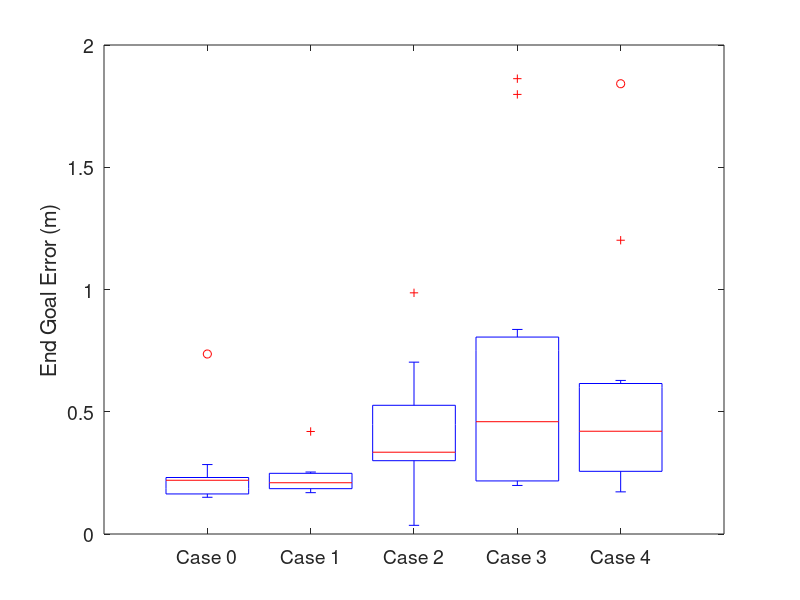
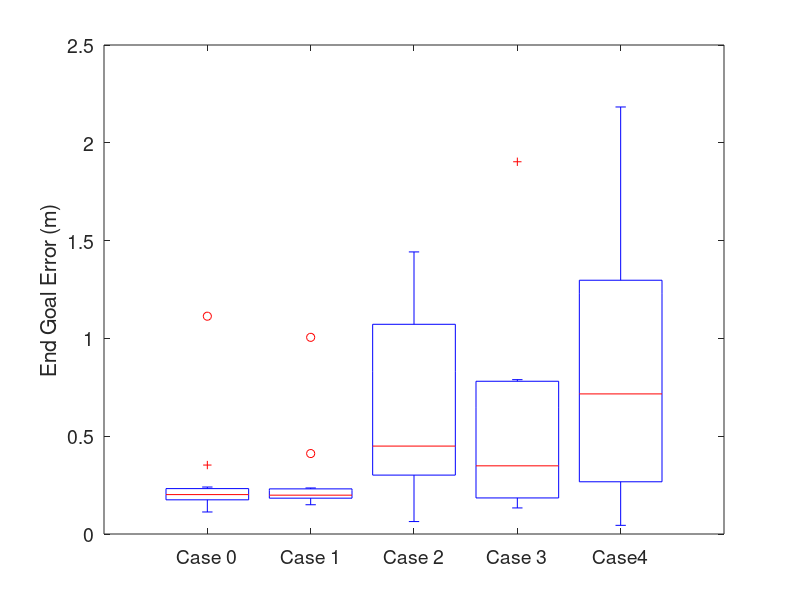
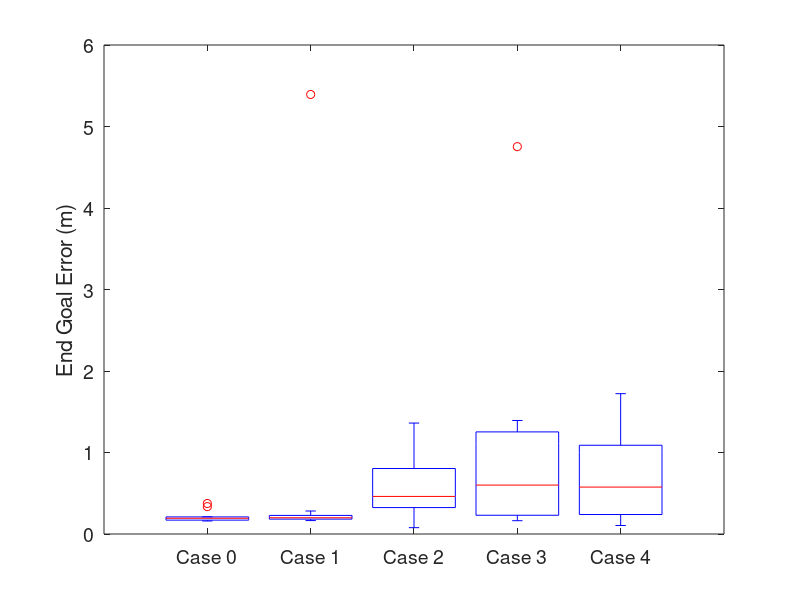

Here is the MATLAB script that generated these plots, in order:
%% Accuracy Data from Excel Sheet %%
accuracy_data = [5	5	4.34295	4.72595	0.711911585	4.24891	5.24183	0.789061428	4.01328	5.88129	1.322984664	4.83228	4.81634	0.248718705	4.78319	4.99995	0.216810006	4.87517	4.81907	0.219814	4.60736	4.37724	0.736203903	4.80462	4.9721	0.197361988	4.87891	4.82731	0.21091378	4.54404	5.53491	0.7028714	4.82839	4.70576	0.340628	4.8263	5.53645	0.563871	4.683211905	5.159873308	0.354844	4.780785	4.42708	0.613427	4.763607	4.964612	0.239027
-5	5	-5.17928	4.8924	0.209091077	-5.04097	4.84715	0.158245579	-5.786	0.31276	4.752685011	-4.87166	4.8656	0.185834646	-4.88221	4.85743	0.184934283	-0.78879	1.63095	5.393031	-4.90001	4.87634	0.159027657	-4.89403	4.85927	0.176166324	-4.85641	4.69646	0.33578955	-5.27736	4.87319	0.3049743	-5.28837	4.64295	0.458957	-5.13742	4.66555	0.361581	-5.257459019	4.910384825	0.27261	-5.13211	4.10373	0.905954	-4.60731	4.669403	0.513324
6	2	5.79945	1.92879	0.212817214	5.83783	1.8404	0.227533006	5.95985	2.1582	0.163215387	5.78592	1.87757	0.246615797	5.86964	1.87149	0.183053407	5.85527	2.07891	0.164844	5.79368	1.89564	0.23121192	5.88468	1.8694	0.174227043	5.86537	2.08607	0.15979137	5.47317	2.19403	0.5614245	5.94106	1.97612	0.063594	5.25357	3.10106	1.330222	5.864100941	1.893956709	0.172377	5.844291	2.02052	0.157055	5.887141	3.176248	1.18165
-6	2	-5.80049	1.18748	0.836655838	-5.55015	1.86551	0.469523783	-6.17184	2.01823	0.172804278	-5.84862	2.07526	0.169056121	-6.6392	2.77612	1.005454571	-5.81676	2.08641	0.202592	-5.86614	2.06817	0.150218669	-6.87416	2.68975	1.113512806	-5.84518	2.07042	0.17008295	-6.41185	1.91018	0.4215306	-6.16958	2.23273	0.287959	-6.44959	0.71517	1.36122	-5.932042267	1.375584049	0.628103	-5.5308	2.671343	0.819053	-5.81546	2.087675	0.204308
1	7	0.50494	6.95586	0.497023886	1.75747	6.78654	0.786972663	1.14417	6.67037	0.359778996	0.95752	6.82199	0.183008498	0.8406	6.85995	0.212184737	1.04689	6.83792	0.168726	0.95244	6.82816	0.178300138	0.84426	6.86264	0.2076601	1.0296	6.8315	0.17108013	0.75481	6.83049	0.2980802	1.1199	6.94693	0.13112	1.12248	6.86693	0.180856	0.978108739	6.768823898	0.23221	1.529403	6.909003	0.537166	1.081266	6.774696	0.239512
3	8	1.20818	8.50741	1.8622792	1.15194	8.45432	1.903084976	2.69225	8.38537	0.493173498	2.83076	7.61636	0.419311134	2.85696	7.61439	0.411285198	3.09968	7.7359	0.282285	2.87549	7.74473	0.284016748	2.82982	7.69132	0.352483439	3.11621	7.644	0.37448734	2.82141	7.02993	0.9863722	1.55789	8.00739	1.442129	2.93589	8.04396	0.077734	1.798587355	8.016463332	1.201525	0.825912	8.199051	2.183182	2.777101	7.401968	0.638221
-3	8	-3.22496	7.95289	0.229839844	-3.56325	7.4855	0.762863561	-2.30325	8.12222	0.707388359	-2.94296	7.75305	0.253451897	-2.85389	7.92086	0.166166398	-2.81137	7.98884	0.18896	-2.96798	7.77395	0.228306555	-2.88359	7.89671	0.155628121	-2.80339	7.94004	0.20554974	-3.03512	8.00506	0.0354826	-3.69091	7.27376	1.002388	-2.83648	7.73458	0.311748	-3.389728323	7.573220538	0.577952	-2.82311	7.996789	0.176918	-3.0683	8.078664	0.10418
-6	7	-6.10985	6.8346	0.198555238	-6.09169	6.83142	0.191901726	-5.84886	6.89026	0.186778391	-5.9146	6.8356	0.185257982	-5.93099	6.82974	0.183714038	-5.8143	6.86301	0.230761	-5.93445	6.85606	0.158162973	-5.92985	6.8068	0.205541389	-5.82766	6.91993	0.19003231	-6.32505	7.04691	0.3284175	-6.17049	7.40562	0.439994	-5.11946	6.92775	0.883499	-5.902119001	7.231110004	0.250983	-4.72323	7.639207	1.427837	-7.18988	5.75532	1.721927
-4	8	-4.35671	7.77536	0.421550891	-4.0584	8.17224	0.181871322	-3.05165	8.43246	1.04230004	-3.92636	7.78399	0.228217374	-3.87046	7.92521	0.149579931	-3.82585	8.04791	0.18062	-3.94857	7.79505	0.211304395	-3.88742	7.99757	0.112606222	-3.80568	8.02897	0.19646761	-3.87453	7.68325	0.3406953	-3.7498	6.81104	1.215	-3.75686	7.50992	0.547079	-3.82782329	7.545756676	0.48578	-5.24358	7.059536	1.559152	-2.8181	7.939721	1.183441
4	7	3.8932	5.205244	1.797930849	4.04018	7.12709	0.133290287	2.64042	6.69721	1.392888926	3.89456	6.84068	0.191050925	3.86424	6.80779	0.235319914	3.88218	6.84315	0.196172	3.86817	6.81059	0.230771092	3.86378	6.80219	0.240176361	3.91613	6.85638	0.16631561	3.96445	6.92546	0.0825834	3.50624	6.02216	1.095431	3.64575	7.12388	0.375286	2.212045448	7.441134505	1.84157	3.992861	7.04372	0.044299	4.765499	6.732801	0.810792]


%% Scenario 1 - Empty World %%
case0_sc1_accuracy = accuracy_data(:,23);
case1_sc1_accuracy = accuracy_data(:,14);
case2_sc1_accuracy = accuracy_data(:,32);
case3_sc1_accuracy = accuracy_data(:,5);
case4_sc1_accuracy = accuracy_data(:,41);
%Boxplot for this scenario
figure(1);
boxplot([case0_sc1_accuracy case1_sc1_accuracy case2_sc1_accuracy case3_sc1_accuracy, case4_sc1_accuracy]);
set(gca,'xtick',1:5, 'xticklabel',{'Case 0', 'Case 1', 'Case 2', 'Case 3', 'Case 4'})
ylabel('End Goal Error (m)');
%title('Accuracy in Empty World');
set (gca, 'FontSize',14);

%% Scenario 2 - Sparse Obstacles World %%
case0_sc2_accuracy = accuracy_data(:,26);
case1_sc2_accuracy = accuracy_data(:,17);
case2_sc2_accuracy = accuracy_data(:,35);
case3_sc2_accuracy = accuracy_data(:,8);
case4_sc2_accuracy = accuracy_data(:,44);
%Boxplot for this scenario
figure(2);
boxplot([case0_sc2_accuracy case1_sc2_accuracy case2_sc2_accuracy case3_sc2_accuracy, case4_sc2_accuracy]);
set(gca,'xtick',1:5, 'xticklabel',{'Case 0', 'Case 1', 'Case 2', 'Case 3', 'Case4'})
ylabel('End Goal Error (m)');
%title('Accuracy in Sparse Obstacles');
set (gca, 'FontSize',14);

%% Scenario 3 - Dense Obstacles World %%

case0_sc3_accuracy = accuracy_data(:,29);
case1_sc3_accuracy = accuracy_data(:,20);
case2_sc3_accuracy = accuracy_data(:,38);
case3_sc3_accuracy = accuracy_data(:,11);
case4_sc3_accuracy = accuracy_data(:,47);
%Boxplot for this scenario
figure(3);
boxplot([case0_sc3_accuracy case1_sc3_accuracy case2_sc3_accuracy case3_sc3_accuracy, case4_sc3_accuracy]);
set(gca,'xtick',1:5, 'xticklabel',{'Case 0', 'Case 1', 'Case 2', 'Case 3', 'Case 4'})
ylabel('End Goal Error (m)');
%title('Accuracy in Dense Obstacles');
set (gca, 'FontSize',14);








%% Initial attempts %%
%case0_sc1_accuracy = [0.702871418 0.304974336 0.561424518 0.42153061 0.298080151 0.986372239 0.035482644 0.328417494  0.340695294 0.082583377];
%case1_sc1_accuracy = [0.736203903 0.159027657 0.23121192 0.150218669 0.178300138 0.284016748 0.228306555 0.158162973 0.211304395 0.230771092];
%case2_sc1_accuracy = [0.248718705 0.185834646 0.246615797 0.169056121 0.183008498 0.419311134 0.253451897 0.185257982 0.228217374 0.191050925];
%case3_sc1_accuracy = [0.711911585 0.209091077 0.212817214 0.836655838 0.497023886  1.8622792 0.229839844 0.198555238 0.421550891 1.797930849];
